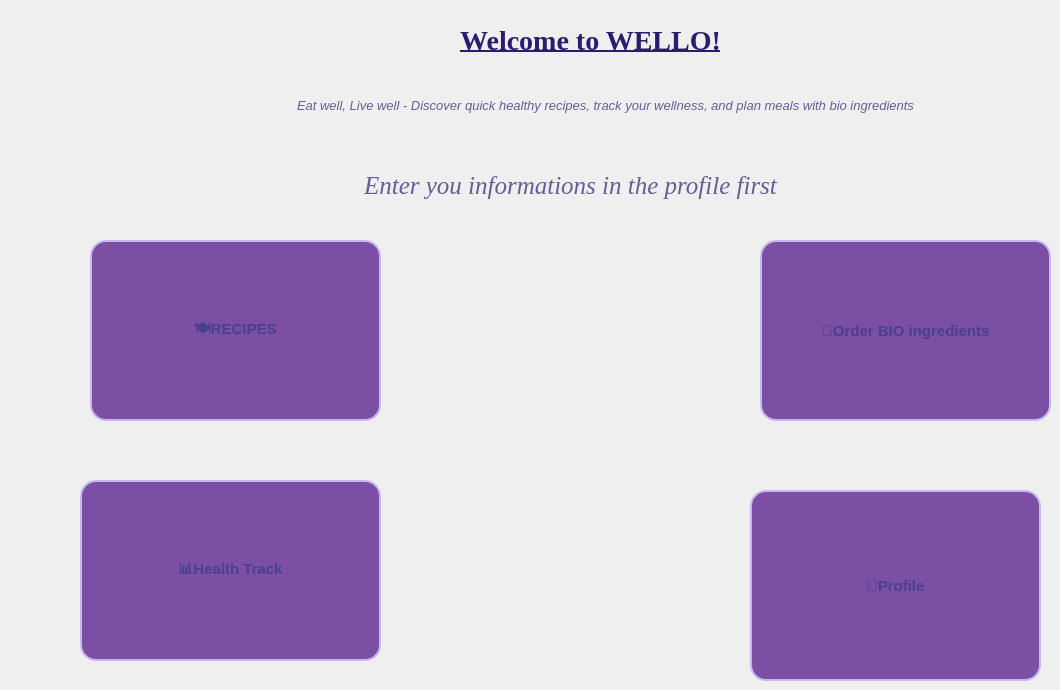
    <widget class="QWidget" name="menuPage">
     <property name="styleSheet">
      <string notr="true">QWidget#menuPage {
	background: qlineargradient(x1:0, y1:0, x2:1, y2:1,
		stop:0 #f5f0ff, stop:1 #ede0ff);
}</string>
     </property>
     <widget class="QPushButton" name="recipesBtn">
      <property name="geometry">
       <rect>
        <x>90</x>
        <y>240</y>
        <width>291</width>
        <height>181</height>
       </rect>
      </property>
      <property name="styleSheet">
       <string notr="true">QPushButton {
	background-color: #7b4fa3;
	color: #4a3f8f;
	border: 2px solid #c9b8f0;
	border-radius: 16px;
	font-size: 15px;
	font-weight: bold;
	font-family: 'Georgia';
	padding: 20px;
}

QPushButton:hover {
	background-color: #4a3f8f;
	color: white;
}

QPushButton:pressed {
	background-color: #2d1b6e;
	color: white;
}</string>
      </property>
      <property name="text">
       <string>🍽️RECIPES</string>
      </property>
     </widget>
     <widget class="QPushButton" name="healthBtn">
      <property name="geometry">
       <rect>
        <x>80</x>
        <y>480</y>
        <width>301</width>
        <height>181</height>
       </rect>
      </property>
      <property name="styleSheet">
       <string notr="true">QPushButton {
	background-color: #7b4fa3;
	color: #4a3f8f;
	border: 2px solid #c9b8f0;
	border-radius: 16px;
	font-size: 15px;
	font-weight: bold;
	font-family: 'Georgia';
	padding: 20px;
}

QPushButton:hover {
	background-color: #4a3f8f;
	color: white;
}

QPushButton:pressed {
	background-color: #2d1b6e;
	color: white;
}</string>
      </property>
      <property name="text">
       <string>📊Health Track</string>
      </property>
     </widget>
     <widget class="QPushButton" name="ingredientsBtn">
      <property name="geometry">
       <rect>
        <x>760</x>
        <y>240</y>
        <width>291</width>
        <height>181</height>
       </rect>
      </property>
      <property name="styleSheet">
       <string notr="true">QPushButton {
	background-color: #7b4fa3;
	color: #4a3f8f;
	border: 2px solid #c9b8f0;
	border-radius: 16px;
	font-size: 15px;
	font-weight: bold;
	font-family: 'Georgia';
	padding: 20px;
}

QPushButton:hover {
	background-color: #4a3f8f;
	color: white;
}

QPushButton:pressed {
	background-color: #2d1b6e;
	color: white;
}</string>
      </property>
      <property name="text">
       <string>🛒Order BIO ingredients</string>
      </property>
     </widget>
     <widget class="QPushButton" name="profileBtn">
      <property name="geometry">
       <rect>
        <x>750</x>
        <y>490</y>
        <width>291</width>
        <height>191</height>
       </rect>
      </property>
      <property name="styleSheet">
       <string notr="true">QPushButton {
	background-color: #7b4fa3;
	color: #4a3f8f;
	border: 2px solid #c9b8f0;
	border-radius: 16px;
	font-size: 15px;
	font-weight: bold;
	font-family: 'Georgia';
	padding: 20px;
}

QPushButton:hover {
	background-color: #4a3f8f;
	color: white;
}

QPushButton:pressed {
	background-color: #2d1b6e;
	color: white;
}</string>
      </property>
      <property name="text">
       <string>👤Profile</string>
      </property>
     </widget>
     <widget class="QLabel" name="welcomeLabel">
      <property name="geometry">
       <rect>
        <x>330</x>
        <y>10</y>
        <width>521</width>
        <height>61</height>
       </rect>
      </property>
      <property name="font">
       <font>
        <family>Georgia</family>
        <pointsize>-1</pointsize>
        <bold>true</bold>
        <underline>true</underline>
       </font>
      </property>
      <property name="styleSheet">
       <string notr="true">QLabel {
	color: #2d1b6e;
	font-size: 28px;
	font-weight: bold;
	font-family: 'Georgia';
}</string>
      </property>
      <property name="text">
       <string>Welcome to WELLO!</string>
      </property>
      <property name="alignment">
       <set>Qt::AlignmentFlag::AlignCenter</set>
      </property>
     </widget>
     <widget class="QLabel" name="welcomeSloganLabel">
      <property name="geometry">
       <rect>
        <x>220</x>
        <y>80</y>
        <width>771</width>
        <height>51</height>
       </rect>
      </property>
      <property name="styleSheet">
       <string notr="true">QLabel {
	color: #6b5b95;
	font-size: 13px;
	font-family: 'Georgia';
	font-style: italic;
}</string>
      </property>
      <property name="text">
       <string>Eat well, Live well - Discover quick healthy recipes, track your wellness, and plan meals with bio ingredients</string>
      </property>
      <property name="alignment">
       <set>Qt::AlignmentFlag::AlignCenter</set>
      </property>
     </widget>
     <widget class="QLabel" name="infoLabel">
      <property name="geometry">
       <rect>
        <x>230</x>
        <y>160</y>
        <width>681</width>
        <height>51</height>
       </rect>
      </property>
      <property name="font">
       <font>
        <family>Georgia</family>
        <pointsize>-1</pointsize>
        <italic>true</italic>
       </font>
      </property>
      <property name="styleSheet">
       <string notr="true">QLabel {
	color: #6b5b95;
	font-size: 25px;
	font-family: 'Georgia';
	font-style: italic;
}</string>
      </property>
      <property name="text">
       <string>Enter you informations in the profile first</string>
      </property>
      <property name="alignment">
       <set>Qt::AlignmentFlag::AlignCenter</set>
      </property>
     </widget>
    </widget>
